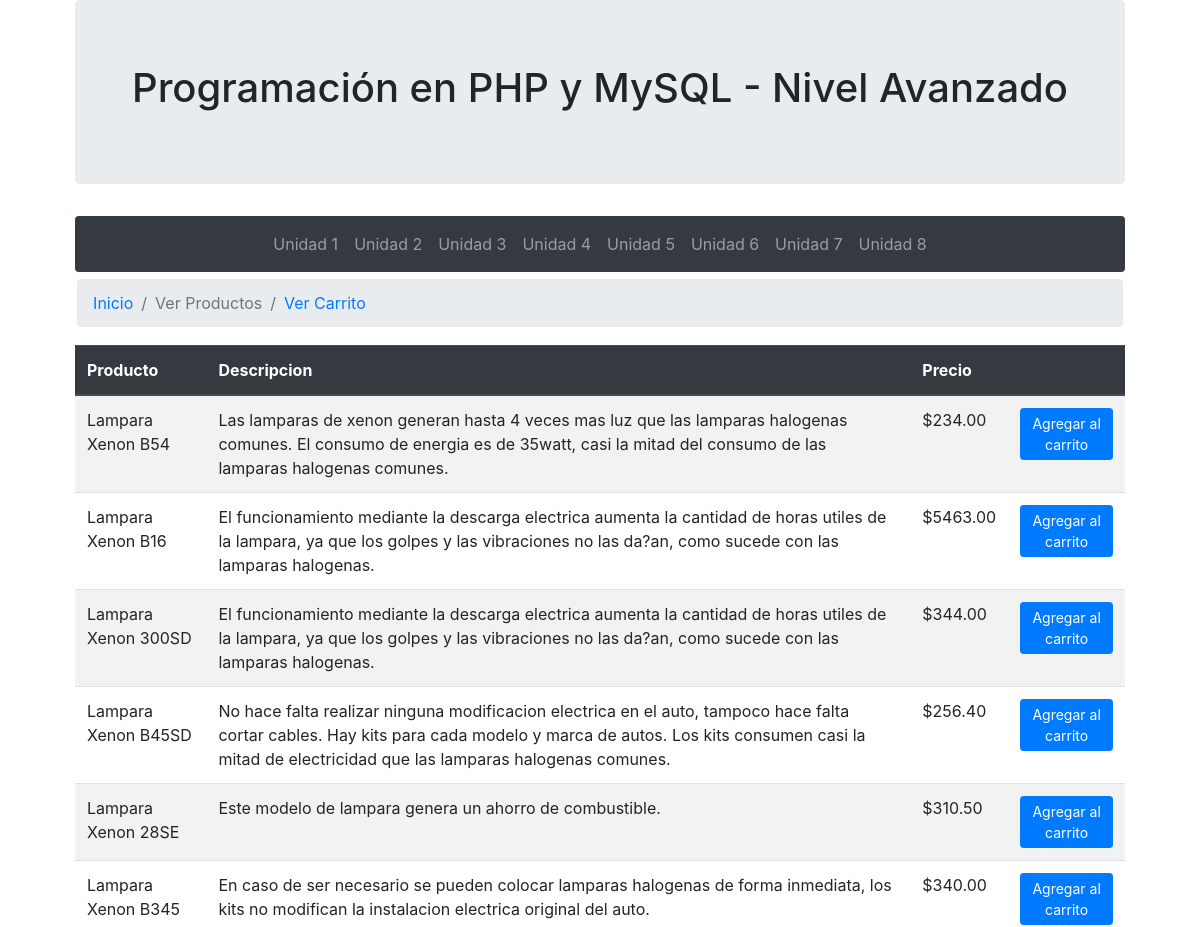
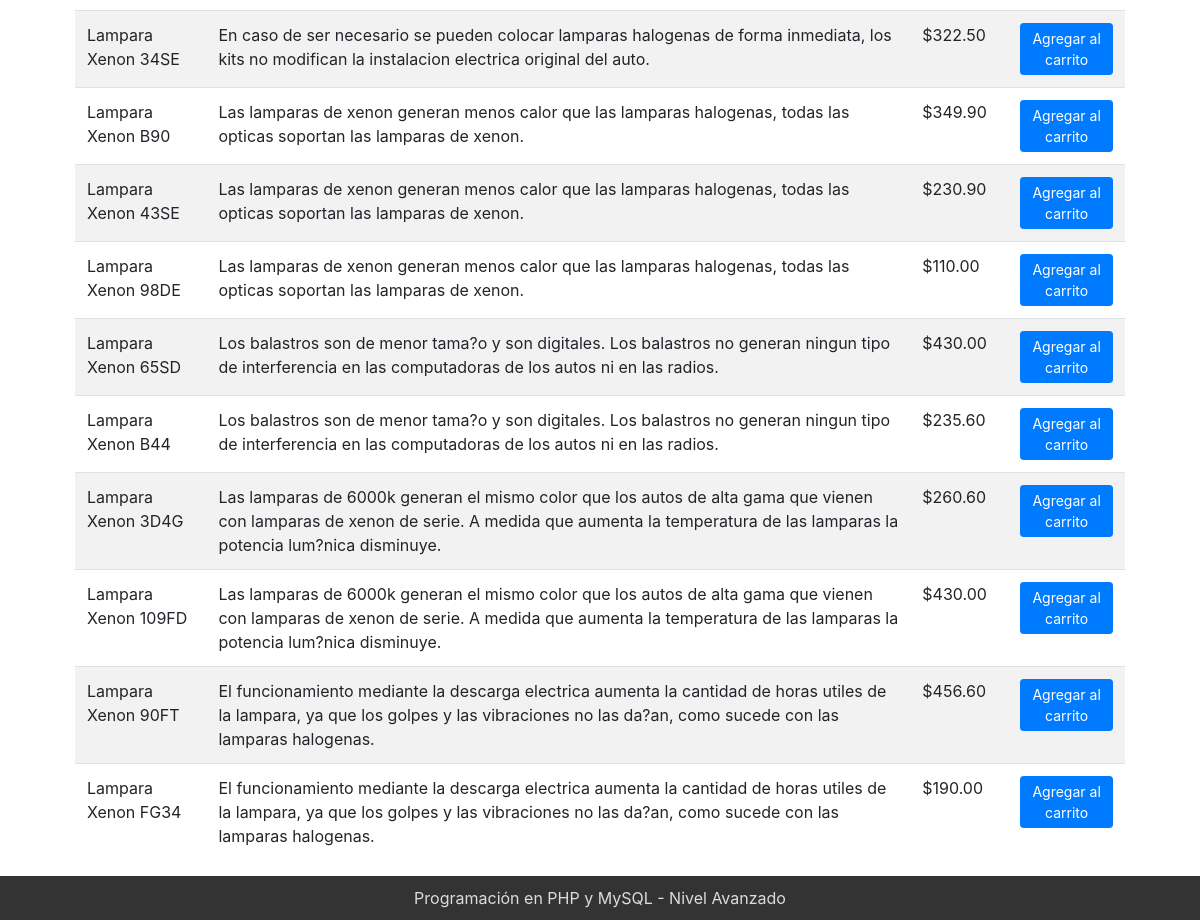
The app's page /unidad7.php?ok with its own data (2 pictures, top to bottom).
### tables this page shows
CREATE TABLE `productos` (
  `codigo` int(30) NOT NULL,
  `producto` varchar(30) NOT NULL,
  `descripcion` varchar(255) NOT NULL,
  `precio` decimal(10,2) NOT NULL
);

### clasesU7/BDD.php (called while the page is built, shortened)
<?php
class BaseDD{
    private $conexion;
    private function _connect($sv,$usu,$pass,$bdd){
        $this->conexion = new mysqli($sv,$usu,$pass,$bdd);
        if (!$this->conexion->connect_errno){
            return false;
        }
    }
    public function enviarQuery($query){
        $tipo = strtoupper(substr($query,0,6));
        switch($tipo){
            case 'SELECT':
                $result = $this->conexion->query($query);
                if (!$result){
                    $this->error = $this->conexion->error;
                    return false;
                }elseif ($this->conexion->affected_rows == 0){
				        return false;
				    }else{
                    while($fila = $result->fetch_assoc()){
                        $arr_result[]=$fila;
                    }
                    return $arr_result;
                }
                break;
        }
    }
}
?>

### clasesU7/producto.php (called while the page is built)
<?php
class Producto{
    private $db;
    public function __construct($base){
        $this->db = $base;
    }
    public function getProductos(){
        $reply = $this->db->enviarQuery("SELECT * FROM productos");
        if (!$reply){
            echo $this->db->error;
            return false;
        }
        else{
            if (!$reply){
                return false;
            }else {
                return $reply;
            }
        }
    }
}
?>

### unidad7.php (the view, shortened to what this page needs)
<!doctype html>
<html lang="en">
<head>
    <link rel="stylesheet" href="css/bootstrap.min.css">
    <link rel="stylesheet" href="estilos.css">
</head>
<body>
    <div class="container">
        <div class="jumbotron" style="text-align: center;">
            <h1 class="display-6">Programación en PHP y MySQL - Nivel Avanzado</h1>
        </div>
        <nav class="navbar navbar-expand-md navbar-dark bg-dark">
            <ul class="navbar-nav mx-auto">
            <li class="nav-item"><a class="nav-link" href="unidad1.php">Unidad 1</a></li>
            <li class="nav-item"><a class="nav-link" href="unidad2.php">Unidad 2</a></li>
            <li class="nav-item"><a class="nav-link" href="unidad3.php">Unidad 3</a></li>
            <li class="nav-item"><a class="nav-link" href="unidad4.php">Unidad 4</a></li>
            <li class="nav-item"><a class="nav-link" href="unidad5.php">Unidad 5</a></li>
            <li class="nav-item"><a class="nav-link" href="caract_usuarios.php">Unidad 6</a></li>
            <li class="nav-item"><a class="nav-link" href="#">Unidad 7</a></li>
            <li class="nav-item"><a class="nav-link" href="unidad8.php">Unidad 8</a></li>
            </ul>
        </nav>
        <section>
            <nav aria-label="breadcrumb">
                <ol class="breadcrumb">
                    <li class="breadcrumb-item"><a href="index.html">Inicio</a></li>
                    <li class="breadcrumb-item active" aria-current="page">Ver Productos</li>
                    <li class="breadcrumb-item" aria-current="page"><a href="ver_carrito.php">Ver Carrito</a></li>
                </ol>
            </nav>
            <section>
                <div class="table-responsive">
                    <?php
                        require 'clasesU7/BDD.php';
                        require 'clasesU7/producto.php';
                        $base = new BaseDD(SV,USU,PASS,BD);
                        $productos = new Producto($base);
                        $mostrar = $productos->getProductos();
                        if ($mostrar){
                    ?>
                    <table class="table table-striped">
                        <thead class="thead-dark">
                            <th>Producto</th>
                            <th>Descripcion</th>
                            <th>Precio</th>
                            <th></th>
                        </thead>
                        <tbody>
                            <?php
                                for ($i=0;$i<count($mostrar);$i++) {
                            ?>
                            <tr>
                                <td>
                                    <?php echo $mostrar[$i]['producto']?>
                                </td>
                                <td>
                                    <?php echo $mostrar[$i]['descripcion']?>
                                </td>
                                <td>
                                    <?php echo "$".$mostrar[$i]['precio']?>
                                </td>
                                <td><a <?php echo 'href="add_prod.php?cod='.$mostrar[$i]['codigo'].'"'?>><button type="submit" class="btn btn-primary btn-sm">Agregar al carrito</button></a></td>
                            </tr>
                            <?php
                                }
                            }
                            ?>
                        </tbody>
                    </table>
                </div>
            </section>
        </section>
    </div>
    <footer>
		  <a href="https://site.elearning-total.com/courses/?com=lb">Programación en PHP y MySQL - Nivel Avanzado</a>
	</footer>
</body>
</html>

### estilos.css (style rules this page uses)
.container { width:1080px; margin:0px auto; }
nav { padding:0.2%; margin-top: 0.5%; border-radius:.25rem!important; }
footer { width: 100%; right: 0; bottom: 0; left: 0; padding: 10px 0px 10px 0px; background-color: #333; text-align: center; }
footer a { color: #DCDCDC; }

### records on screen
productos: producto "Lampara Xenon B54", descripcion "Las lamparas de xenon generan hasta 4 veces mas luz que las lamparas halogenas comunes. El consumo de energia es de 35watt, casi la mitad del consumo de las lamparas halogenas comunes.", precio "234.00"
productos: producto "Lampara Xenon B16", descripcion "El funcionamiento mediante la descarga electrica aumenta la cantidad de horas utiles de la lampara, ya que los golpes y las vibraciones no las da?an, como sucede con las lamparas halogenas.", precio "5463.00"
productos: producto "Lampara Xenon 300SD", descripcion "El funcionamiento mediante la descarga electrica aumenta la cantidad de horas utiles de la lampara, ya que los golpes y las vibraciones no las da?an, como sucede con las lamparas halogenas.", precio "344.00"
productos: producto "Lampara Xenon B45SD", descripcion "No hace falta realizar ninguna modificacion electrica en el auto, tampoco hace falta cortar cables. Hay kits para cada modelo y marca de autos. Los kits consumen casi la mitad de electricidad que las lamparas halogenas comunes.", precio "256.40"
productos: producto "Lampara Xenon 28SE", descripcion "Este modelo de lampara genera un ahorro de combustible.", precio "310.50"
productos: producto "Lampara Xenon B345", descripcion "En caso de ser necesario se pueden colocar lamparas halogenas de forma inmediata, los kits no modifican la instalacion electrica original del auto.", precio "340.00"
productos: producto "Lampara Xenon 34SE", descripcion "En caso de ser necesario se pueden colocar lamparas halogenas de forma inmediata, los kits no modifican la instalacion electrica original del auto.", precio "322.50"
productos: producto "Lampara Xenon B90", descripcion "Las lamparas de xenon generan menos calor que las lamparas halogenas, todas las opticas soportan las lamparas de xenon.", precio "349.90"
productos: producto "Lampara Xenon 43SE", descripcion "Las lamparas de xenon generan menos calor que las lamparas halogenas, todas las opticas soportan las lamparas de xenon.", precio "230.90"
productos: producto "Lampara Xenon 98DE", descripcion "Las lamparas de xenon generan menos calor que las lamparas halogenas, todas las opticas soportan las lamparas de xenon.", precio "110.00"
productos: producto "Lampara Xenon 65SD", descripcion "Los balastros son de menor tama?o y son digitales. Los balastros no generan ningun tipo de interferencia en las computadoras de los autos ni en las radios.", precio "430.00"
productos: producto "Lampara Xenon B44", descripcion "Los balastros son de menor tama?o y son digitales. Los balastros no generan ningun tipo de interferencia en las computadoras de los autos ni en las radios.", precio "235.60"
productos: producto "Lampara Xenon 3D4G", descripcion "Las lamparas de 6000k generan el mismo color que los autos de alta gama que vienen con lamparas de xenon de serie. A medida que aumenta la temperatura de las lamparas la potencia lum?nica disminuye.", precio "260.60"
productos: producto "Lampara Xenon 109FD", descripcion "Las lamparas de 6000k generan el mismo color que los autos de alta gama que vienen con lamparas de xenon de serie. A medida que aumenta la temperatura de las lamparas la potencia lum?nica disminuye.", precio "430.00"
productos: producto "Lampara Xenon 90FT", descripcion "El funcionamiento mediante la descarga electrica aumenta la cantidad de horas utiles de la lampara, ya que los golpes y las vibraciones no las da?an, como sucede con las lamparas halogenas.", precio "456.60"
productos: producto "Lampara Xenon FG34", descripcion "El funcionamiento mediante la descarga electrica aumenta la cantidad de horas utiles de la lampara, ya que los golpes y las vibraciones no las da?an, como sucede con las lamparas halogenas.", precio "190.00"
